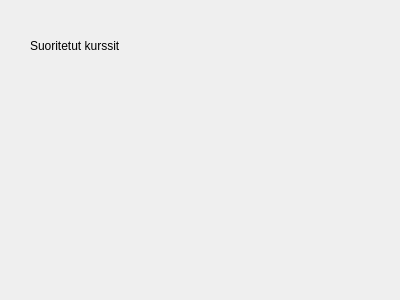
<?xml version="1.0" encoding="UTF-8"?>
<ui version="4.0">
 <class>MyGrades</class>
 <widget class="QDialog" name="MyGrades">
  <property name="geometry">
   <rect>
    <x>0</x>
    <y>0</y>
    <width>400</width>
    <height>300</height>
   </rect>
  </property>
  <property name="windowTitle">
   <string>Dialog</string>
  </property>
  <widget class="QLabel" name="label">
   <property name="geometry">
    <rect>
     <x>30</x>
     <y>30</y>
     <width>161</width>
     <height>31</height>
    </rect>
   </property>
   <property name="text">
    <string>Suoritetut kurssit</string>
   </property>
  </widget>
 </widget>
 <resources/>
 <connections/>
</ui>
